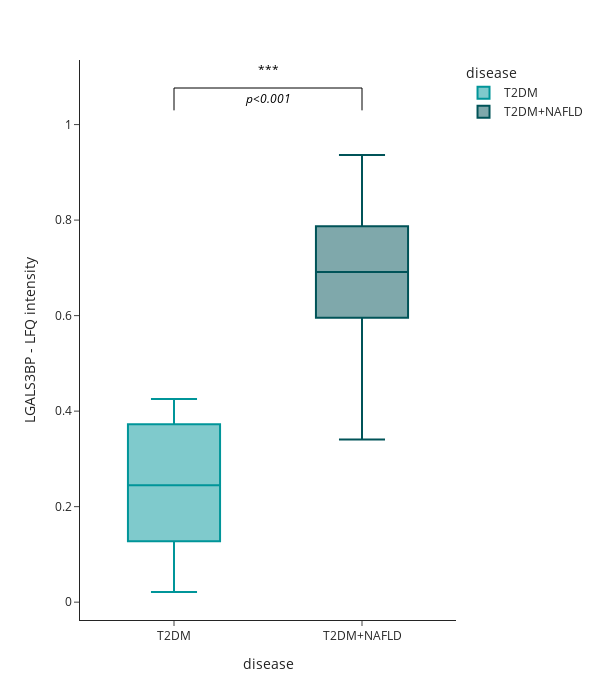

Write notebook code for a chart like this one.
### Markdown cell above
## Plot Intensity

### Code cell
dataset.plot_intensity(
        protein_id="LGALS3BP", 
        group="disease", # column in metadata
        subgroups=["T2DM","T2DM+NAFLD"], # we only want to see T2DM and T2DM+NAFLD
        add_significance=True # add bar with pvalue
        )

### Figure 1 — Plotly figure (JSON) as saved in the notebook; plotly's stock layout.template omitted (floating-point values rounded to 4 significant figures)
{"data": [{"alignmentgroup": "True", "hovertemplate": "disease=%{x}<br>LGALS3BP - LFQ intensity =%{y}<extra></extra>", "legendgroup": "T2DM", "marker": {"color": "#009599"}, "name": "T2DM", "notched": false, "offsetgroup": "T2DM", "orientation": "v", "showlegend": true, "type": "box", "x": ["T2DM", "T2DM", "T2DM", "T2DM", "T2DM", "T2DM", "T2DM", "T2DM"], "x0": " ", "xaxis": "x", "y": [0.383, 0.4255, 0.02128, 0.06383, 0.234, 0.3617, 0.1915, 0.2553], "y0": " ", "yaxis": "y"}, {"alignmentgroup": "True", "hovertemplate": "disease=%{x}<br>LGALS3BP - LFQ intensity =%{y}<extra></extra>", "legendgroup": "T2DM+NAFLD", "marker": {"color": "#005358"}, "name": "T2DM+NAFLD", "notched": false, "offsetgroup": "T2DM+NAFLD", "orientation": "v", "showlegend": true, "type": "box", "x": ["T2DM+NAFLD", "T2DM+NAFLD", "T2DM+NAFLD", "T2DM+NAFLD", "T2DM+NAFLD", "T2DM+NAFLD", "T2DM+NAFLD", "T2DM+NAFLD", "T2DM+NAFLD", "T2DM+NAFLD"], "x0": " ", "xaxis": "x", "y": [0.5957, 0.9362, 0.8085, 0.3404, 0.6383, 0.5106, 0.7872, 0.7021, 0.6809, 0.7447], "y0": " ", "yaxis": "y"}, {"line": {"color": "rgba(0,0,0,1)", "width": 1}, "mode": "lines", "showlegend": false, "type": "scatter", "x": ["T2DM", "T2DM", "T2DM+NAFLD", "T2DM+NAFLD"], "y": [1.03, 1.077, 1.077, 1.03]}], "layout": {"annotations": [{"font": {"color": "black", "size": 12}, "name": "p-value", "showarrow": false, "text": "<i>p<0.001</i>", "x": 0.5, "xref": "paper", "y": 0.95, "yref": "paper"}, {"font": {"color": "black", "size": 12}, "name": "significance", "showarrow": false, "text": "***", "x": 0.5, "xref": "paper", "y": 1.002, "yref": "paper"}], "boxmode": "overlay", "height": 700, "legend": {"title": {"text": "disease"}, "tracegroupgap": 0}, "margin": {"t": 60}, "width": 600, "xaxis": {"anchor": "y", "categoryarray": ["T2DM", "T2DM+NAFLD"], "categoryorder": "array", "domain": [0, 1], "title": {"text": "disease"}}, "yaxis": {"anchor": "x", "domain": [0, 1], "title": {"text": "LGALS3BP - LFQ intensity "}}}}
